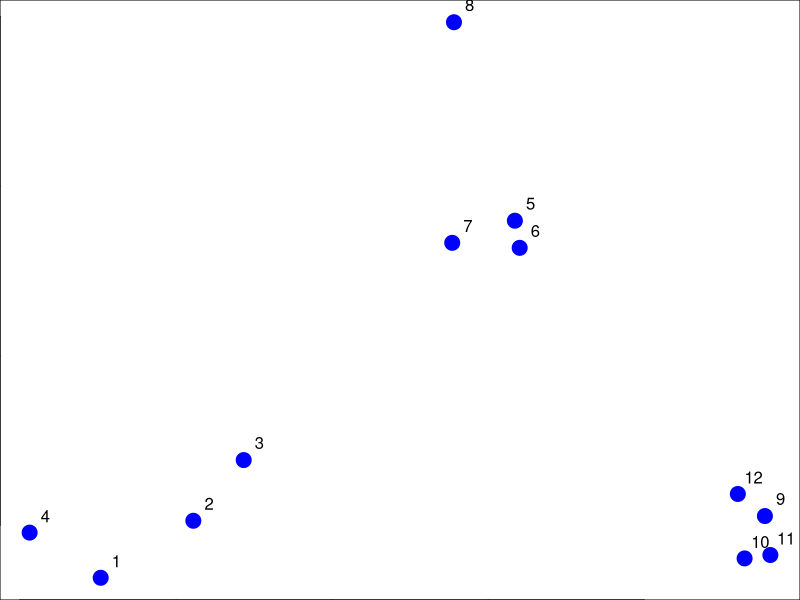
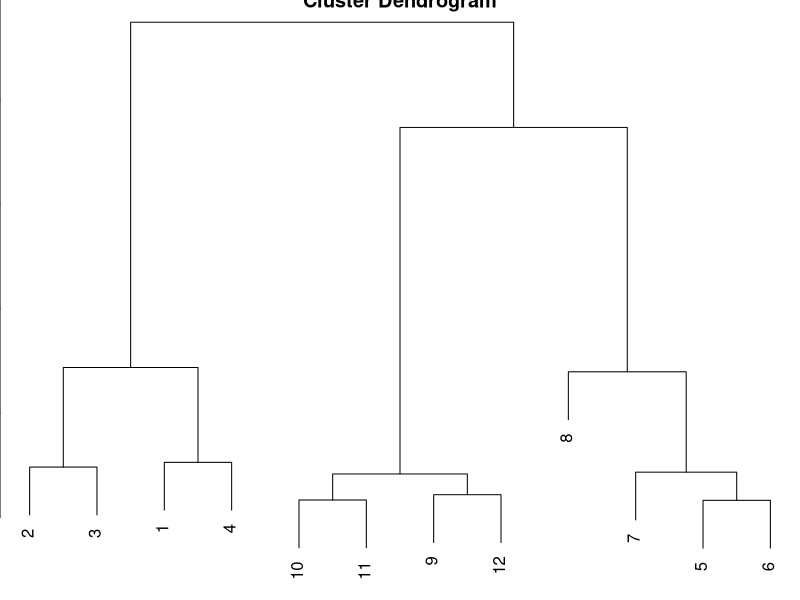
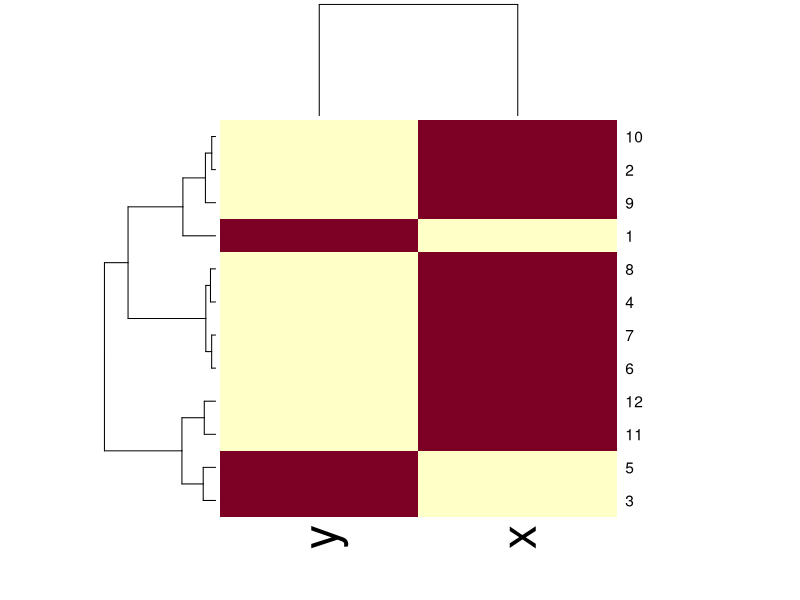

The R source for these figures, in order:
# Clustering organizes things that are close into groups
#   -How do we define close?
#   -How do we group things?
#   -How do we visualize the grouping?
#   -How do we interpret the grouping?




# Hierarchical clustering
#   > An agglomerative approach
#       -Find closest two things
#       -Put them together
#       -Find next closest
#   > Requires
#       -A defined distance
#       -A merging approach
#   > Produces
#       -A tree showing how close things are to each other


# How do we define close?
#  > Most important step
#      -Garbage in -> garbage out
#  > Distance or similarity
#      -Continuous - euclidean distance
#      -Continuous - correlation similarity
#      -Binary - manhattan distance
#  > Pick a distance/similarity that makes sense for your problem

set.seed(1234)
par(mar = c(0, 0, 0, 0))
x <- rnorm(12, mean = rep(1:3, each = 4), sd = 0.2)
y <- rnorm(12, mean = rep(c(1, 2, 1), each = 4), sd = 0.2)
plot(x, y, col = "blue", pch = 19, cex = 2)
text(x + 0.05, y + 0.05, labels = as.character(1:12))

#Hierarchical clustering - dist
dataFrame <- data.frame(x = x, y = y)
dist(dataFrame)

#dataFrame <- data.frame(x = x, y = y)
distxy <- dist(dataFrame)
hClustering <- hclust(distxy)
plot(hClustering)

#heatmap() function is good to visualize matrix data.I t runs hierarchichal clustering on the rows and columns of the table
dataFrame <- data.frame(x = x, y = y)
set.seed(143)
dataMatrix <- as.matrix(dataFrame)[sample(1:12), ]
heatmap(dataMatrix)

# While using hierarchical clustering is how do you merge points together? And so the question is, you know, when you  merge a point together, what represents its new location. And so one is called average, so average linkage. And the idea is that if you take two points and their new  coordinate location, it's just the average of their x coordinates and their y coordinates. So it's kind of like the roughly the center of gravity or the middle of tat group of points, now that seems logical and and it can, and it will lead to a kind of certain type of clustering result.  The other type of approach is called complete linkage and there the idea is that if you want to measure the distance between two clusters of points, then you take the farthest two points from each, from the two clusters, as the distance.

